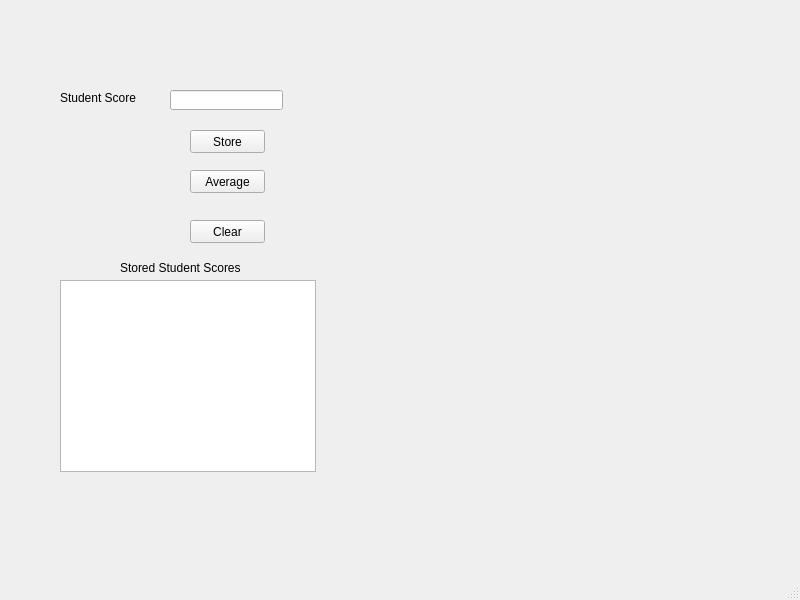
<?xml version="1.0" encoding="UTF-8"?>
<ui version="4.0">
 <class>averageScore</class>
 <widget class="QMainWindow" name="averageScore">
  <property name="geometry">
   <rect>
    <x>0</x>
    <y>0</y>
    <width>800</width>
    <height>600</height>
   </rect>
  </property>
  <property name="font">
   <font>
    <family>Arial</family>
    <pointsize>9</pointsize>
   </font>
  </property>
  <property name="windowTitle">
   <string>Average Score</string>
  </property>
  <widget class="QWidget" name="centralwidget">
   <widget class="QLabel" name="lblScore">
    <property name="geometry">
     <rect>
      <x>60</x>
      <y>90</y>
      <width>81</width>
      <height>16</height>
     </rect>
    </property>
    <property name="text">
     <string>Student Score</string>
    </property>
   </widget>
   <widget class="QLineEdit" name="txtScore">
    <property name="geometry">
     <rect>
      <x>170</x>
      <y>90</y>
      <width>113</width>
      <height>20</height>
     </rect>
    </property>
   </widget>
   <widget class="QPushButton" name="btnStore">
    <property name="geometry">
     <rect>
      <x>190</x>
      <y>130</y>
      <width>75</width>
      <height>23</height>
     </rect>
    </property>
    <property name="text">
     <string>Store</string>
    </property>
   </widget>
   <widget class="QPushButton" name="btnAverage">
    <property name="geometry">
     <rect>
      <x>190</x>
      <y>170</y>
      <width>75</width>
      <height>23</height>
     </rect>
    </property>
    <property name="text">
     <string>Average</string>
    </property>
   </widget>
   <widget class="QPushButton" name="btnClear">
    <property name="geometry">
     <rect>
      <x>190</x>
      <y>220</y>
      <width>75</width>
      <height>23</height>
     </rect>
    </property>
    <property name="text">
     <string>Clear</string>
    </property>
   </widget>
   <widget class="QListWidget" name="lstScores">
    <property name="geometry">
     <rect>
      <x>60</x>
      <y>280</y>
      <width>256</width>
      <height>192</height>
     </rect>
    </property>
   </widget>
   <widget class="QLabel" name="lblStudentScores">
    <property name="geometry">
     <rect>
      <x>120</x>
      <y>260</y>
      <width>131</width>
      <height>16</height>
     </rect>
    </property>
    <property name="text">
     <string>Stored Student Scores</string>
    </property>
   </widget>
  </widget>
  <widget class="QMenuBar" name="menubar">
   <property name="geometry">
    <rect>
     <x>0</x>
     <y>0</y>
     <width>800</width>
     <height>21</height>
    </rect>
   </property>
  </widget>
  <widget class="QStatusBar" name="statusbar"/>
 </widget>
 <resources/>
 <connections/>
</ui>
